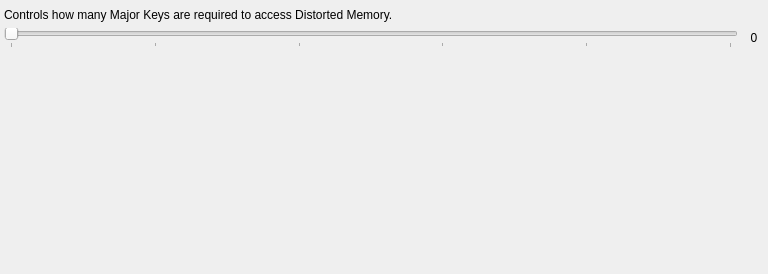
<?xml version="1.0" encoding="UTF-8"?>
<ui version="4.0">
 <class>PresetPseudoregaliaGoal</class>
 <widget class="QMainWindow" name="PresetPseudoregaliaGoal">
  <property name="geometry">
   <rect>
    <x>0</x>
    <y>0</y>
    <width>768</width>
    <height>274</height>
   </rect>
  </property>
  <property name="windowTitle">
   <string>Goal</string>
  </property>
  <widget class="QWidget" name="central_widget">
   <property name="maximumSize">
    <size>
     <width>16777215</width>
     <height>16777215</height>
    </size>
   </property>
   <layout class="QVBoxLayout" name="goal_layout">
    <property name="leftMargin">
     <number>4</number>
    </property>
    <property name="topMargin">
     <number>8</number>
    </property>
    <property name="rightMargin">
     <number>4</number>
    </property>
    <property name="bottomMargin">
     <number>8</number>
    </property>
    <item>
     <widget class="QLabel" name="description_label">
      <property name="text">
       <string>&lt;html&gt;&lt;head/&gt;&lt;body&gt;&lt;p&gt;Controls how many Major Keys are required to access Distorted Memory.&lt;/p&gt;&lt;/body&gt;&lt;/html&gt;</string>
      </property>
      <property name="wordWrap">
       <bool>true</bool>
      </property>
     </widget>
    </item>
    <item>
     <layout class="QHBoxLayout" name="key_slider_layout">
      <item>
       <widget class="ScrollProtectedSlider" name="key_slider">
        <property name="maximum">
         <number>5</number>
        </property>
        <property name="pageStep">
         <number>1</number>
        </property>
        <property name="orientation">
         <enum>Qt::Orientation::Horizontal</enum>
        </property>
        <property name="tickPosition">
         <enum>QSlider::TickPosition::TicksBelow</enum>
        </property>
       </widget>
      </item>
      <item>
       <widget class="QLabel" name="key_slider_label">
        <property name="sizePolicy">
         <sizepolicy hsizetype="Fixed" vsizetype="Fixed">
          <horstretch>0</horstretch>
          <verstretch>0</verstretch>
         </sizepolicy>
        </property>
        <property name="minimumSize">
         <size>
          <width>20</width>
          <height>0</height>
         </size>
        </property>
        <property name="text">
         <string>0</string>
        </property>
        <property name="alignment">
         <set>Qt::AlignmentFlag::AlignCenter</set>
        </property>
       </widget>
      </item>
     </layout>
    </item>
    <item>
     <spacer name="spacer">
      <property name="orientation">
       <enum>Qt::Orientation::Vertical</enum>
      </property>
      <property name="sizeHint" stdset="0">
       <size>
        <width>20</width>
        <height>40</height>
       </size>
      </property>
     </spacer>
    </item>
   </layout>
  </widget>
 </widget>
 <layoutdefault spacing="6" margin="11"/>
 <customwidgets>
  <customwidget>
   <class>ScrollProtectedSlider</class>
   <extends>QSlider</extends>
   <header>randovania/gui/lib/scroll_protected.h</header>
  </customwidget>
 </customwidgets>
 <resources/>
 <connections/>
</ui>
